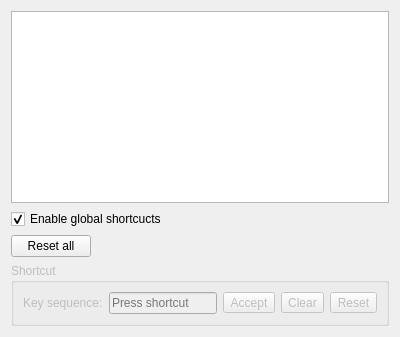
      <widget class="QWidget" name="shortcutsPage">
       <layout class="QVBoxLayout" name="shortcutsLayout">
        <item>
         <widget class="ShortcutsView" name="shortcutsTreeView"/>
        </item>
        <item>
         <widget class="QCheckBox" name="globalShortcutsCheckBox">
          <property name="toolTip">
           <string>&lt;html&gt;&lt;head/&gt;&lt;body&gt;&lt;p&gt;Register global shortcuts in system&lt;/p&gt;&lt;/body&gt;&lt;/html&gt;</string>
          </property>
          <property name="text">
           <string>Enable global shortcucts</string>
          </property>
          <property name="checked">
           <bool>true</bool>
          </property>
         </widget>
        </item>
        <item>
         <widget class="QPushButton" name="resetAllShortcutsButton">
          <property name="sizePolicy">
           <sizepolicy hsizetype="Maximum" vsizetype="Fixed">
            <horstretch>0</horstretch>
            <verstretch>0</verstretch>
           </sizepolicy>
          </property>
          <property name="toolTip">
           <string>&lt;html&gt;&lt;head/&gt;&lt;body&gt;&lt;p&gt;Reset all shortcuts to defaults&lt;/p&gt;&lt;/body&gt;&lt;/html&gt;</string>
          </property>
          <property name="text">
           <string>Reset all</string>
          </property>
         </widget>
        </item>
        <item>
         <widget class="QGroupBox" name="shortcutGroupBox">
          <property name="enabled">
           <bool>false</bool>
          </property>
          <property name="title">
           <string>Shortcut</string>
          </property>
          <layout class="QHBoxLayout" name="shortcutBoxLayout">
           <item>
            <widget class="QLabel" name="shortcutLabel">
             <property name="text">
              <string>Key sequence:</string>
             </property>
            </widget>
           </item>
           <item>
            <widget class="QKeySequenceEdit" name="shortcutSequenceEdit">
             <property name="toolTip">
              <string>&lt;html&gt;&lt;head/&gt;&lt;body&gt;&lt;p&gt;The key sequence for the selected action&lt;/p&gt;&lt;/body&gt;&lt;/html&gt;</string>
             </property>
            </widget>
           </item>
           <item>
            <widget class="QToolButton" name="acceptShortcutButton">
             <property name="toolTip">
              <string>&lt;html&gt;&lt;head/&gt;&lt;body&gt;&lt;p&gt;Accept shortcut&lt;/p&gt;&lt;/body&gt;&lt;/html&gt;</string>
             </property>
             <property name="text">
              <string>Accept</string>
             </property>
             <property name="icon">
              <iconset theme="dialog-ok-apply">
               <normaloff>.</normaloff>.</iconset>
             </property>
            </widget>
           </item>
           <item>
            <widget class="QToolButton" name="clearShortcutButton">
             <property name="toolTip">
              <string>&lt;html&gt;&lt;head/&gt;&lt;body&gt;&lt;p&gt;Clear shortcut&lt;/p&gt;&lt;/body&gt;&lt;/html&gt;</string>
             </property>
             <property name="text">
              <string>Clear</string>
             </property>
             <property name="icon">
              <iconset theme="edit-clear">
               <normaloff>.</normaloff>.</iconset>
             </property>
            </widget>
           </item>
           <item>
            <widget class="QToolButton" name="resetShortcutButton">
             <property name="toolTip">
              <string>&lt;html&gt;&lt;head/&gt;&lt;body&gt;&lt;p&gt;Reset shortcut to default&lt;/p&gt;&lt;/body&gt;&lt;/html&gt;</string>
             </property>
             <property name="text">
              <string>Reset</string>
             </property>
             <property name="icon">
              <iconset theme="view-refresh">
               <normaloff>.</normaloff>.</iconset>
             </property>
            </widget>
           </item>
          </layout>
         </widget>
        </item>
       </layout>
      </widget>
